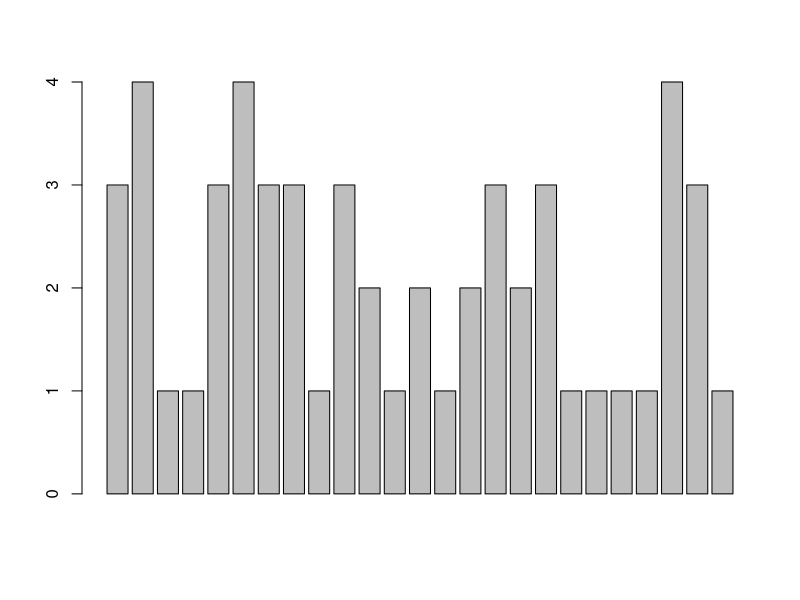
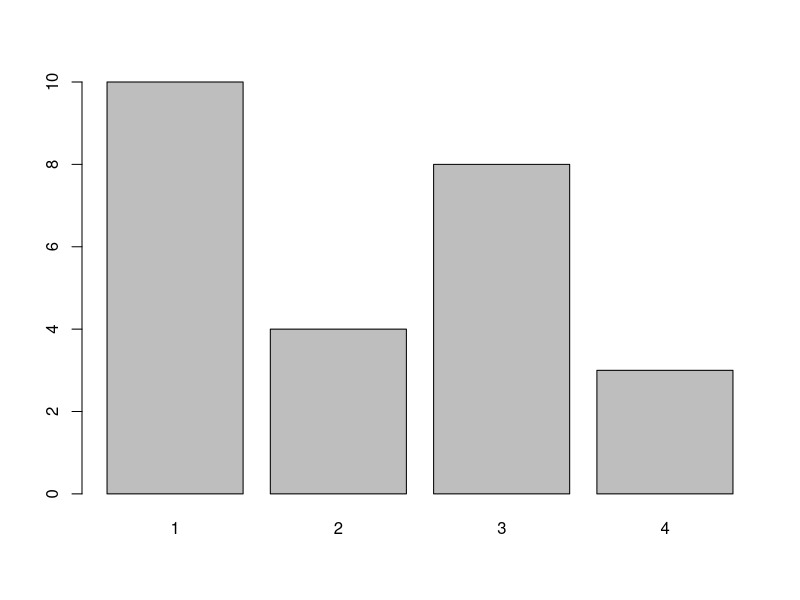
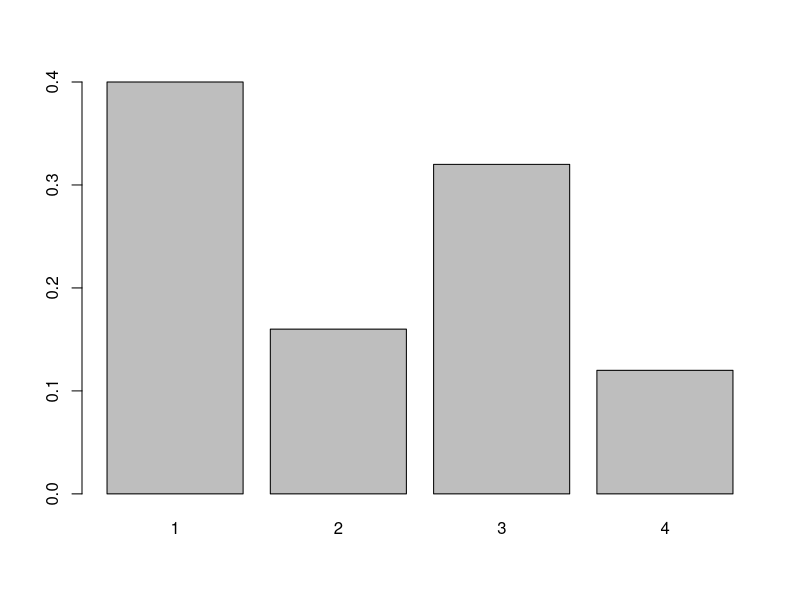
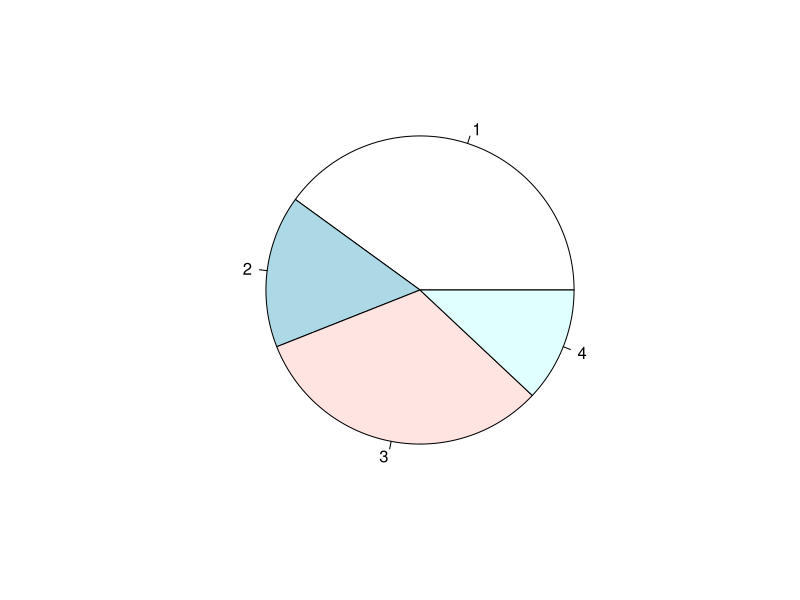
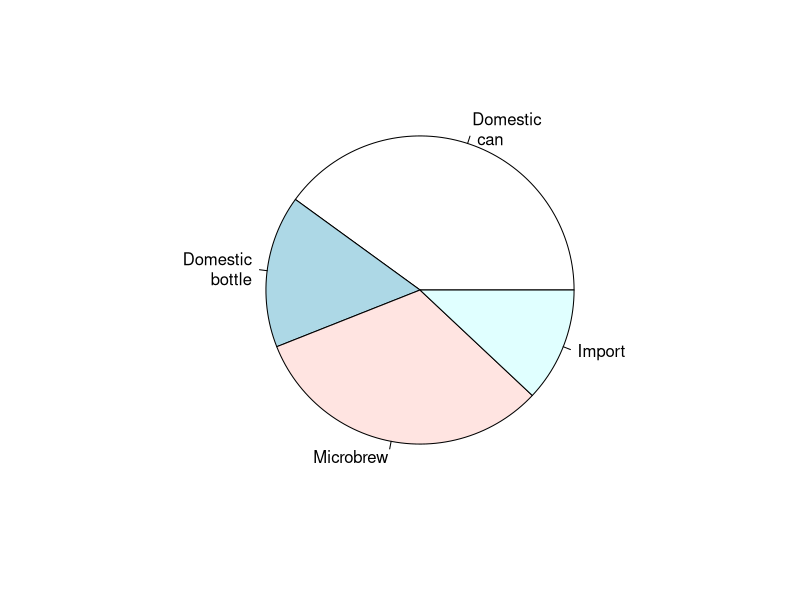
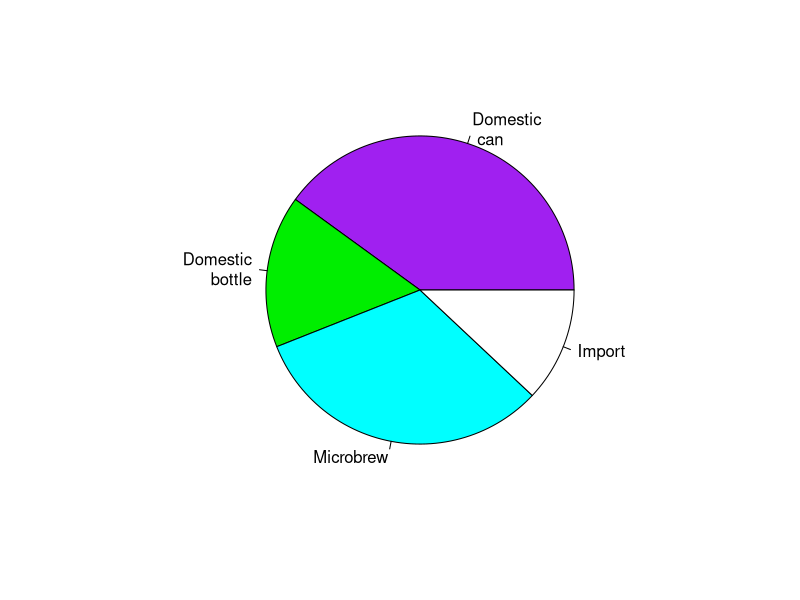

Write the R code that produced these figures, in order.
# Suppose, a group of 25 people are surveyed as to their beer-drinking preference. 
# The categories were (1) Domestic can, (2) Domestic bottle, (3) Microbrew and (4) import.
beer = c(3, 4, 1, 1, 3, 4, 3, 3, 1, 3, 2, 1, 2, 1, 2, 3, 2, 3, 1, 1, 1, 1, 4, 3, 1)

# Barplot data
barplot(beer) # this isn't correct - graph all the values
barplot(table(beer)) # summerized data
barplot(table(beer)/length(beer)) # divide by n for proportion???
table(beer)
table(beer) / length(beer)

# Help for functions
?scan 
####

beer.counts = table(beer) # store the table result
pie(beer.counts) # kind of dull

# give names
names(beer.counts) = c("Domestic\n can", "Domestic\n bottle", "Microbrew", "Import")
pie(beer.counts)
pie(beer.counts, col=c("purple", "green2", "cyan", "white")) # now with colors
?pie
